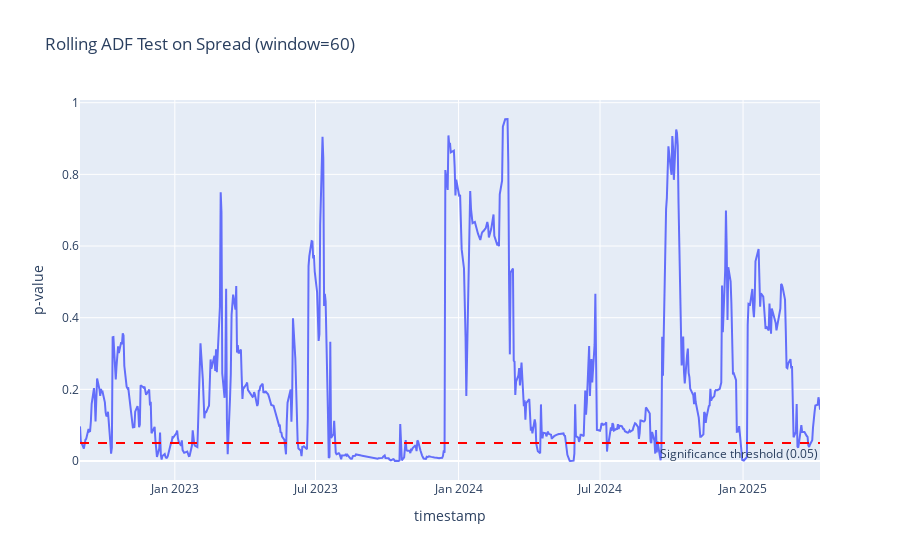

The notebook cell this image was saved under:
### Code cell
fig = go.Figure()
rolling_window = 60
fig.add_trace(go.Scatter(x=rolling_adf_df["timestamp"], y=rolling_adf_df["p_value"], mode="lines", name="Rolling ADF p-value"))
fig.add_hline(y=0.05, line_dash="dash", line_color="red", annotation_text="Significance threshold (0.05)", annotation_position="bottom right")
fig.update_layout(title=f"Rolling ADF Test on Spread (window={rolling_window})", xaxis_title="timestamp", yaxis_title="p-value")
fig.show()
fig.write_html('html_plot/adf_test.html')

### Figure 1 — Plotly figure (JSON) as saved in the notebook; plotly's stock layout.template omitted (floating-point values rounded to 4 significant figures; data arrays with more than 128 entries replaced by an {"elided": "..."} marker saying what was removed)
{"data": [{"mode": "lines", "name": "Rolling ADF p-value", "type": "scatter", "x": {"elided": "654 str values"}, "y": {"elided": "654 float values"}}], "layout": {"annotations": [{"showarrow": false, "text": "Significance threshold (0.05)", "x": 1, "xanchor": "right", "xref": "x domain", "y": 0.05, "yanchor": "top", "yref": "y"}], "shapes": [{"line": {"color": "red", "dash": "dash"}, "type": "line", "x0": 0, "x1": 1, "xref": "x domain", "y0": 0.05, "y1": 0.05, "yref": "y"}], "title": {"text": "Rolling ADF Test on Spread (window=60)"}, "xaxis": {"title": {"text": "timestamp"}}, "yaxis": {"title": {"text": "p-value"}}}}
